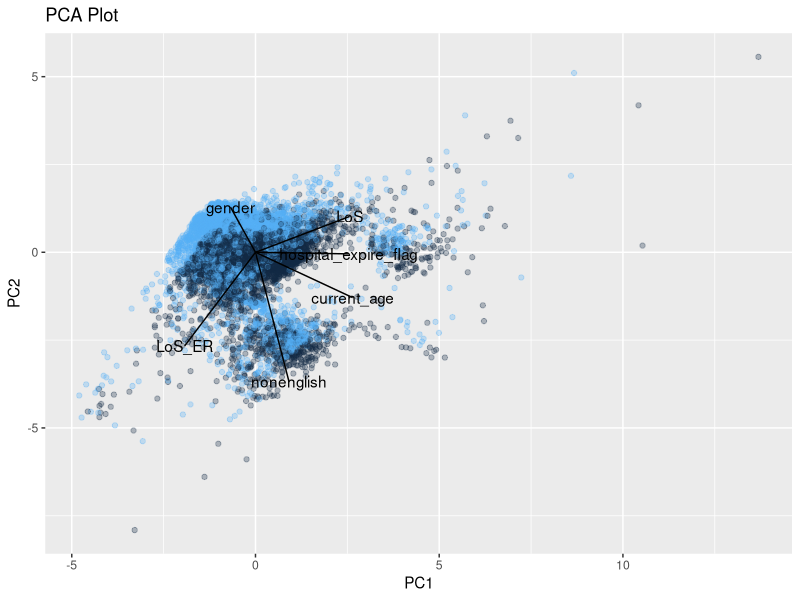
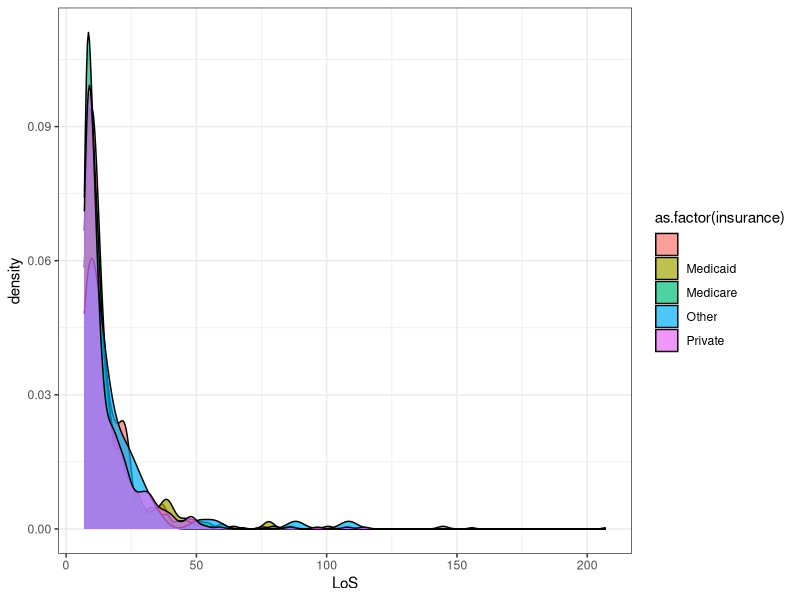
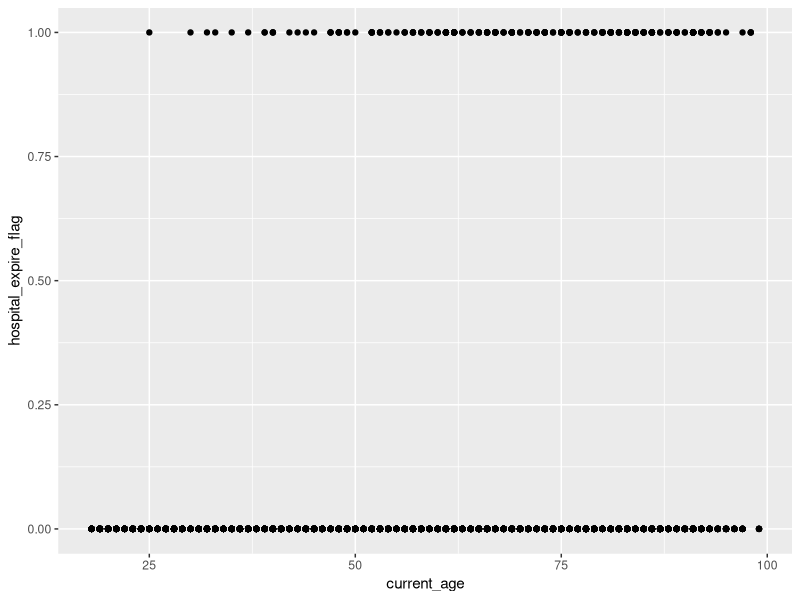

Write R code to recreate these figures, in order.
library(tidyverse)

setwd("~/module-3/group-project/")

patients <- read.csv(file = "data/patients_table.csv")

admissions <- read.csv(file = "data/patient_admissions.csv")

cat_cols <- c("race", "admission_type",
              "insurance", "language", "marital_status")

merged <- admissions %>%
  left_join(patients %>% select(subject_id, gender, anchor_year, anchor_age, dod),
            by = "subject_id") %>%
  mutate(nonenglish = case_when(
              language == "English" ~ 0,
              language != "English" ~ 1),
         gender = case_when(
           gender == "M" ~ 0,
           gender == "F" ~ 1),
         dod = ymd(dod), # date of death if applicable
         deathtime = ymd_hms(deathtime), # death time 
         admittime = ymd_hms(admittime),
         dischtime = ymd_hms(dischtime),
         LoS  = as.numeric(dischtime - admittime, units = "days"), # Hospital Length of Stay in DAYS
         edregtime = ymd_hms(edregtime),
         edouttime = ymd_hms(edouttime),
         LoS_ER  = as.numeric(edouttime - edregtime, units = "hours"), # ER Length of Stay in HOURS
         LoS_ER = ifelse(is.na(LoS_ER), 0, LoS_ER),
         current_age = year(admittime) - anchor_year + anchor_age) %>% # Age of patient at admission
  group_by(subject_id) %>%
  arrange(admittime, .by_group = TRUE) %>%
  mutate(admission_no = row_number()) %>% # Create admission number
  ungroup() %>%
  mutate(across(all_of(cat_cols), ~ replace_na(as.character(.), "Unknown"))) %>%
  mutate(across(all_of(cat_cols), as.factor)) %>%
  select(subject_id, hadm_id, admission_no, 
         LoS, LoS_ER, hospital_expire_flag, 
         deathtime, dod, current_age, gender, 
         race, admission_type, insurance, nonenglish, marital_status)

pca <- merged %>%
  select(LoS, LoS_ER, nonenglish, current_age, hospital_expire_flag, gender) %>%
  prcomp(center = T, scale = T)

pca_df <- pca %>%
  broom::augment(merged)

pca_rotations <- pca$rotation %>% 
  as.data.frame() %>% select(PC1, PC2) %>%
  rownames_to_column(var = "features")

plot.pca <- pca_df %>%
  ggplot(aes(x = .fittedPC1, y = .fittedPC2, color = gender)) +
  geom_point(alpha = 0.3, show.legend = F) +
  labs(title = "PCA Plot",
       x = "PC1",
       y = "PC2")

plot.pca +
  geom_segment(
    inherit.aes = F,
    data = pca_rotations,
    aes(x = 0, y = 0, xend = PC1 * 5, yend = PC2 * 5)) +
  geom_text(
    inherit.aes = F,
    data = pca_rotations,
    aes(label = features,
        x = PC1 * 5, y = PC2 * 5)
  )

merged %>% 
  filter(LoS > 7) %>%
  ggplot(aes(x = LoS, fill = as.factor(insurance))) +
  geom_density(alpha = 0.7) +
  theme_bw()

merged %>%
  ggplot(aes(x = current_age, y = hospital_expire_flag)) +
  geom_point()

print(pca)

write_csv(merged, file = "data/cleaned.csv")

